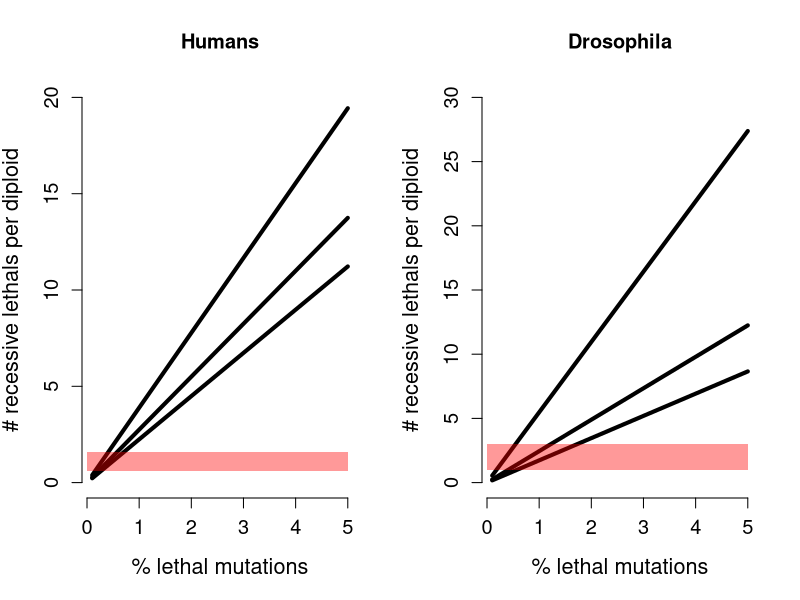

Here is the R script that generated this plot:

### Script for plotting analytical predictions of MSB model
### and comparing against segregating recessive lethals
### for humans and Drosophila
# Author: Chris Kyriazis

# function for MSB predictions based on Nei 1968
calc_lethals <- function(u,N,coding_len,ns_ratio,frac){
  s=1
  q = u*sqrt(2*pi*N/s)
  L=coding_len*ns_ratio*frac*2

  num_lethals <- q*L
  
  return(num_lethals)
}


setwd("~/Documents/UCLA/lethals/analysis/plots/")
pdf("lethals_Ne.pdf", width = 10, height=5.5)

par(mfrow=c(1,2),  bty = "n")

width=4


# humans
lethal_frac <- seq(from = 0.001, to = 0.05, by = 0.001)
human_lethal_perc_N1 <- calc_lethals(u=1.5e-8,N=20000,coding_len= 30150000,ns_ratio = 0.7,frac = lethal_frac)
human_lethal_perc_N2 <- calc_lethals(u=1.5e-8,N=30000,coding_len= 30150000,ns_ratio = 0.7,frac = lethal_frac)
human_lethal_perc_N3 <- calc_lethals(u=1.5e-8,N=60000,coding_len= 30150000,ns_ratio = 0.7,frac = lethal_frac)

plot(lethal_frac*100,human_lethal_perc_N1, type = "l", xlab = "% lethal mutations", ylab = "# recessive lethals per diploid", lwd = width, main = "Humans", ylim=c(0,20), cex.lab=1.3, cex.axis=1.2)
lines(lethal_frac*100,human_lethal_perc_N2, lwd=width)
lines(lethal_frac*100,human_lethal_perc_N3, lwd=width)
x <- c(0,5,5,0)
y <- c(0.6,0.6,1.6,1.6)
polygon(x, y, col =rgb(1, 0, 0,0.4), border = F) 


# drosophila
lethal_frac <- seq(from = 0.001, to = 0.05, by = 0.001)
dmel_lethal_perc_N1 <- calc_lethals(u=3e-9,N=500000,coding_len= 22005320,ns_ratio = 0.74,frac = lethal_frac)
dmel_lethal_perc_N2 <- calc_lethals(u=3e-9,N=1000000,coding_len= 22005320,ns_ratio = 0.74,frac = lethal_frac)
dmel_lethal_perc_N3 <- calc_lethals(u=3e-9,N=5000000,coding_len= 22005320,ns_ratio = 0.74,frac = lethal_frac)

plot(lethal_frac*100,dmel_lethal_perc_N1, type = "l", xlab = "% lethal mutations", ylab = "# recessive lethals per diploid", lwd = width, main = "Drosophila", ylim=c(0,30), cex.lab=1.3, cex.axis=1.2)
lines(lethal_frac*100,dmel_lethal_perc_N2, lwd=width)
lines(lethal_frac*100,dmel_lethal_perc_N3, lwd=width)
x <- c(0,5,5,0)
y <- c(1,1,3,3)
polygon(x, y, col =rgb(1, 0, 0,0.4), border = F) 


dev.off()





# number of new lethals per diploid
#humans
2*1.5e-8*30000000*2.31/3.31*0.005
2*3e-9*22005320*0.74*0.01





